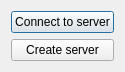
<?xml version="1.0" encoding="UTF-8"?>
<ui version="4.0">
 <class>Launcher</class>
 <widget class="QDialog" name="Launcher">
  <property name="geometry">
   <rect>
    <x>0</x>
    <y>0</y>
    <width>115</width>
    <height>72</height>
   </rect>
  </property>
  <property name="windowTitle">
   <string>Launcher</string>
  </property>
  <layout class="QGridLayout" name="gridLayout_2">
   <item row="0" column="0">
    <layout class="QGridLayout" name="gridLayout">
     <item row="0" column="0">
      <widget class="QPushButton" name="button_connect">
       <property name="text">
        <string>Connect to server</string>
       </property>
      </widget>
     </item>
     <item row="1" column="0">
      <widget class="QPushButton" name="button_create">
       <property name="text">
        <string>Create server</string>
       </property>
      </widget>
     </item>
    </layout>
   </item>
  </layout>
 </widget>
 <layoutdefault spacing="6" margin="11"/>
 <resources/>
 <connections/>
</ui>
